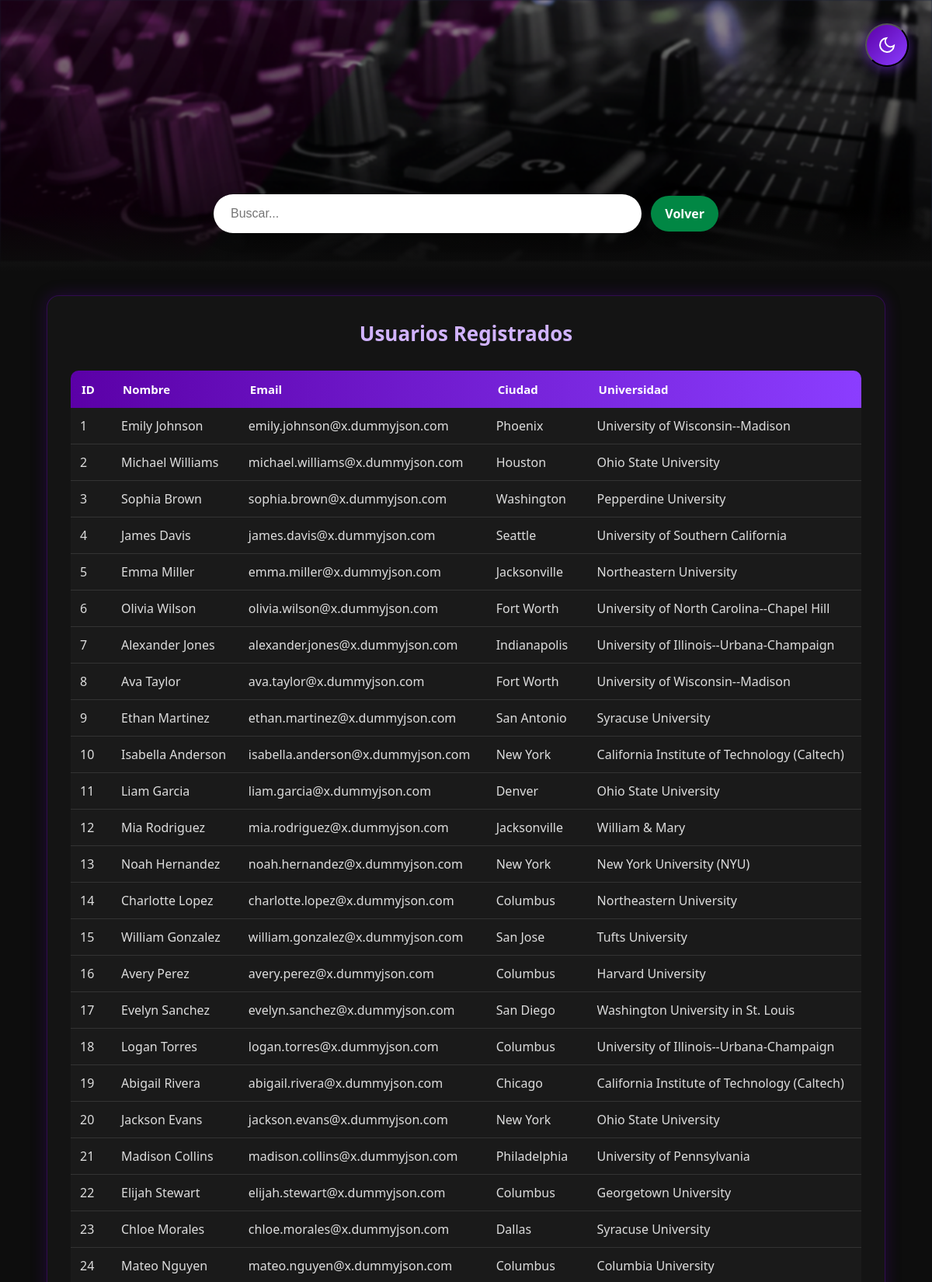
The page / (upper part) on the database its author committed.
### tables this page shows
CREATE TABLE `usuarios_dummy` (
  `id` int(11) NOT NULL,
  `nombre` varchar(100) DEFAULT NULL,
  `email` varchar(100) DEFAULT NULL,
  `ciudad` varchar(100) DEFAULT NULL,
  `universidad` varchar(150) DEFAULT NULL
);

### src/controlador.php (called while the page is built)
<?php
require_once "modelo.php";
class ControladorUsuarios {
    public static function obtenerUsuarios() {
        global $conexion;
        $filtro = $_GET["buscar"] ?? null;
        return ModeloUsuarios::listarUsuarios($conexion, $filtro);
    }
}

### src/modelo.php (called while the page is built, shortened)
<?php
class ModeloUsuarios {
    public static function listarUsuarios($conexion, $filtro = null) {
        $tabla = "usuarios_dummy";
        $sql = "SELECT * FROM $tabla ORDER BY id ASC";
        return $conexion->query($sql)->fetch_all(MYSQLI_ASSOC);
    }
}

### index.php (the view, shortened to what this page needs)
<?php
require_once "src/conexion.php";
require_once "src/modelo.php";
require_once "src/controlador.php";
$usuarios = ControladorUsuarios::obtenerUsuarios();
?>
<!DOCTYPE html>
<html lang="es">
<head>
</head>
<body>
<button class="theme-btn" id="themeBtn">
    <svg id="moon" viewBox="0 0 24 24" stroke-width="2">
        <path d="M21 12.79A9 9 0 1 1 11.21 3 7 7 0 0 0 21 12.79z"></path>
    </svg>
</button>
<div class="header">
<img src="src/assets/img/dna_header.png" alt="DNA Music">
    <form method="GET" class="search-wrapper">
        <input type="text" name="buscar" placeholder="Buscar...">
        <a href="index.php" class="btn-volver">Volver</a>
    </form>
</div>
<div class="content">
    <h2>Usuarios Registrados</h2>
    <table>
        <thead>
            <tr>
                <th>ID</th>
                <th>Nombre</th>
                <th>Email</th>
                <th>Ciudad</th>
                <th>Universidad</th>
            </tr>
        </thead>
        <tbody>
            <?php if (count($usuarios) > 0): ?>
                <?php foreach ($usuarios as $u): ?>
                    <tr>
                        <td><?= $u["id"] ?></td>
                        <td><?= $u["nombre"] ?></td>
                        <td><?= $u["email"] ?></td>
                        <td><?= $u["ciudad"] ?></td>
                        <td><?= $u["universidad"] ?></td>
                    </tr>
                <?php endforeach; ?>
            <?php else: ?>
                <tr><td colspan="5" class="empty">No hay resultados</td></tr>
            <?php endif; ?>
        </tbody>
    </table>
</div>
</body>
</html>

### index.php (style rules this page uses)
* { margin: 0; padding: 0; box-sizing: border-box; }
body { background: #0D0D0D; font-family: "Segoe UI", Tahoma, sans-serif; color: #fff; transition: all 0.3s; }
.header { position: relative; width: 100%; height: 350px; background: linear-gradient(135deg, #1a1a2e 0%, #16213e 100%); overflow: hidden; }
.header img { width: 100%; height: 100%; object-fit: cover; object-position: center; filter: blur(1px) brightness(0.8); }
.header::after { content: ""; position: absolute; bottom: 0; left: 0; width: 100%; height: 80px; background: linear-gradient(to bottom, transparent, #0D0D0D); z-index: 5; }
.search-wrapper { position: absolute; bottom: 50px; left: 50%; transform: translateX(-50%); display: flex; align-items: center; gap: 12px; width: 90%; max-width: 650px; z-index: 10; }
.search-wrapper input { flex: 1; padding: 16px 22px; background: #ffffff; border: none; border-radius: 50px; font-size: 16px; color: #333; outline: none; box-shadow: 0 4px 20px rgba(0,0,0,0.3); transition: 0.3s; }
.btn-volver { padding: 12px 18px; background: #018744; color: white; text-decoration: none; font-weight: 600; border-radius: 50px; white-space: nowrap; box-shadow: 0 4px 15px rgba(0,0,0,0.25); transition: 0.3s; }
.theme-btn { position: fixed; right: 30px; top: 30px; z-index: 100; background: linear-gradient(135deg, #5B00A7, #8B3DFF); width: 56px; height: 56px; border-radius: 50%; cursor: pointer; display: flex; align-items: center; justify-content: center; box-shadow: 0 4px 15px rgba(139, 61, 255, 0.5); transition: all 0.2s; }
.theme-btn svg { width: 24px; height: 24px; stroke: #fff; fill: none; }
.content { width: 90%; max-width: 1100px; margin: 30px auto 60px; padding: 30px; background: #141414; border-radius: 16px; border: 1px solid rgba(91, 0, 167, 0.4); box-shadow: 0 0 20px rgba(91, 0, 167, 0.3); }
h2 { text-align: center; font-size: 26px; color: #D1B3FF; margin-bottom: 30px; }
table { width: 100%; border-collapse: collapse; border-radius: 10px; overflow: hidden; }
thead { background: linear-gradient(90deg, #5B00A7, #8B3DFF); }
th { padding: 14px; font-size: 15px; font-weight: 600; text-align: left; }
td { padding: 12px; background: #1a1a1a; border-bottom: 1px solid #333; color: #ddd; }

### rows shown on the page
usuarios_dummy: id "1", nombre "Emily Johnson", email "emily.johnson@x.dummyjson.com", ciudad "Phoenix", universidad "University of Wisconsin--Madison"
usuarios_dummy: id "2", nombre "Michael Williams", email "michael.williams@x.dummyjson.com", ciudad "Houston", universidad "Ohio State University"
usuarios_dummy: id "3", nombre "Sophia Brown", email "sophia.brown@x.dummyjson.com", ciudad "Washington", universidad "Pepperdine University"
usuarios_dummy: id "4", nombre "James Davis", email "james.davis@x.dummyjson.com", ciudad "Seattle", universidad "University of Southern California"
usuarios_dummy: id "5", nombre "Emma Miller", email "emma.miller@x.dummyjson.com", ciudad "Jacksonville", universidad "Northeastern University"
usuarios_dummy: id "6", nombre "Olivia Wilson", email "olivia.wilson@x.dummyjson.com", ciudad "Fort Worth", universidad "University of North Carolina--Chapel Hill"
usuarios_dummy: id "7", nombre "Alexander Jones", email "alexander.jones@x.dummyjson.com", ciudad "Indianapolis", universidad "University of Illinois--Urbana-Champaign"
usuarios_dummy: id "8", nombre "Ava Taylor", email "ava.taylor@x.dummyjson.com", ciudad "Fort Worth", universidad "University of Wisconsin--Madison"
usuarios_dummy: id "9", nombre "Ethan Martinez", email "ethan.martinez@x.dummyjson.com", ciudad "San Antonio", universidad "Syracuse University"
usuarios_dummy: id "10", nombre "Isabella Anderson", email "isabella.anderson@x.dummyjson.com", ciudad "New York", universidad "California Institute of Technology (Caltech)"
usuarios_dummy: id "11", nombre "Liam Garcia", email "liam.garcia@x.dummyjson.com", ciudad "Denver", universidad "Ohio State University"
usuarios_dummy: id "12", nombre "Mia Rodriguez", email "mia.rodriguez@x.dummyjson.com", ciudad "Jacksonville", universidad "William & Mary"
usuarios_dummy: id "13", nombre "Noah Hernandez", email "noah.hernandez@x.dummyjson.com", ciudad "New York", universidad "New York University (NYU)"
usuarios_dummy: id "14", nombre "Charlotte Lopez", email "charlotte.lopez@x.dummyjson.com", ciudad "Columbus", universidad "Northeastern University"
usuarios_dummy: id "15", nombre "William Gonzalez", email "william.gonzalez@x.dummyjson.com", ciudad "San Jose", universidad "Tufts University"
usuarios_dummy: id "16", nombre "Avery Perez", email "avery.perez@x.dummyjson.com", ciudad "Columbus", universidad "Harvard University"
usuarios_dummy: id "17", nombre "Evelyn Sanchez", email "evelyn.sanchez@x.dummyjson.com", ciudad "San Diego", universidad "Washington University in St. Louis"
usuarios_dummy: id "18", nombre "Logan Torres", email "logan.torres@x.dummyjson.com", ciudad "Columbus", universidad "University of Illinois--Urbana-Champaign"
usuarios_dummy: id "19", nombre "Abigail Rivera", email "abigail.rivera@x.dummyjson.com", ciudad "Chicago", universidad "California Institute of Technology (Caltech)"
usuarios_dummy: id "20", nombre "Jackson Evans", email "jackson.evans@x.dummyjson.com", ciudad "New York", universidad "Ohio State University"
usuarios_dummy: id "21", nombre "Madison Collins", email "madison.collins@x.dummyjson.com", ciudad "Philadelphia", universidad "University of Pennsylvania"
usuarios_dummy: id "22", nombre "Elijah Stewart", email "elijah.stewart@x.dummyjson.com", ciudad "Columbus", universidad "Georgetown University"
usuarios_dummy: id "23", nombre "Chloe Morales", email "chloe.morales@x.dummyjson.com", ciudad "Dallas", universidad "Syracuse University"
usuarios_dummy: id "24", nombre "Mateo Nguyen", email "mateo.nguyen@x.dummyjson.com", ciudad "Columbus", universidad "Columbia University"
